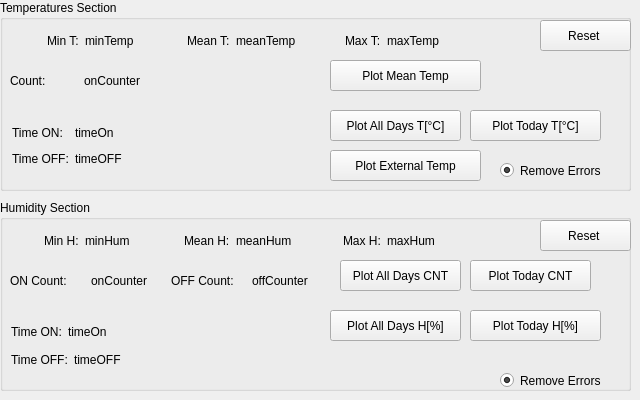
    <widget class="QWidget" name="statistics_tab">
     <attribute name="title">
      <string>Statistics</string>
     </attribute>
     <widget class="QGroupBox" name="groupBox_8">
      <property name="geometry">
       <rect>
        <x>0</x>
        <y>0</y>
        <width>631</width>
        <height>191</height>
       </rect>
      </property>
      <property name="title">
       <string>Temperatures Section</string>
      </property>
      <widget class="QPushButton" name="reset_statistics_T_btn">
       <property name="geometry">
        <rect>
         <x>540</x>
         <y>20</y>
         <width>91</width>
         <height>31</height>
        </rect>
       </property>
       <property name="text">
        <string>Reset </string>
       </property>
      </widget>
      <widget class="QWidget" name="layoutWidget">
       <property name="geometry">
        <rect>
         <x>10</x>
         <y>30</y>
         <width>446</width>
         <height>21</height>
        </rect>
       </property>
       <layout class="QGridLayout" name="gridLayout">
        <item row="0" column="0" alignment="Qt::AlignRight">
         <widget class="QLabel" name="Min_T">
          <property name="text">
           <string>Min T:</string>
          </property>
         </widget>
        </item>
        <item row="0" column="1">
         <widget class="QLabel" name="minTemp_T">
          <property name="text">
           <string>minTemp</string>
          </property>
         </widget>
        </item>
        <item row="0" column="2" alignment="Qt::AlignRight">
         <widget class="QLabel" name="Mean_T">
          <property name="text">
           <string>Mean T:</string>
          </property>
         </widget>
        </item>
        <item row="0" column="3">
         <widget class="QLabel" name="meanTemp_T">
          <property name="text">
           <string>meanTemp</string>
          </property>
         </widget>
        </item>
        <item row="0" column="4" alignment="Qt::AlignRight">
         <widget class="QLabel" name="Max_T">
          <property name="text">
           <string>Max T:</string>
          </property>
         </widget>
        </item>
        <item row="0" column="5">
         <widget class="QLabel" name="maxTemp_T">
          <property name="text">
           <string>maxTemp</string>
          </property>
         </widget>
        </item>
       </layout>
      </widget>
      <widget class="QPushButton" name="plotAllDays_temp_T_btn">
       <property name="geometry">
        <rect>
         <x>330</x>
         <y>110</y>
         <width>131</width>
         <height>31</height>
        </rect>
       </property>
       <property name="text">
        <string>Plot All Days T[°C]</string>
       </property>
      </widget>
      <widget class="QPushButton" name="plotToday_temp_T_btn">
       <property name="geometry">
        <rect>
         <x>470</x>
         <y>110</y>
         <width>131</width>
         <height>31</height>
        </rect>
       </property>
       <property name="text">
        <string>Plot Today T[°C]</string>
       </property>
      </widget>
      <widget class="QWidget" name="layoutWidget">
       <property name="geometry">
        <rect>
         <x>10</x>
         <y>70</y>
         <width>141</width>
         <height>21</height>
        </rect>
       </property>
       <layout class="QGridLayout" name="gridLayout_2">
        <item row="0" column="1">
         <widget class="QLabel" name="onCounter_T">
          <property name="text">
           <string>onCounter</string>
          </property>
         </widget>
        </item>
        <item row="0" column="0">
         <widget class="QLabel" name="ON_Count_T">
          <property name="text">
           <string>Count:</string>
          </property>
         </widget>
        </item>
       </layout>
      </widget>
      <widget class="QRadioButton" name="removeErrors_from_T_plots">
       <property name="geometry">
        <rect>
         <x>500</x>
         <y>160</y>
         <width>131</width>
         <height>21</height>
        </rect>
       </property>
       <property name="text">
        <string>Remove Errors</string>
       </property>
       <property name="checked">
        <bool>true</bool>
       </property>
      </widget>
      <widget class="QWidget" name="layoutWidget">
       <property name="geometry">
        <rect>
         <x>12</x>
         <y>123</y>
         <width>311</width>
         <height>46</height>
        </rect>
       </property>
       <layout class="QGridLayout" name="gridLayout_3">
        <item row="0" column="0">
         <widget class="QLabel" name="Time_ON_T">
          <property name="sizePolicy">
           <sizepolicy hsizetype="Fixed" vsizetype="Preferred">
            <horstretch>0</horstretch>
            <verstretch>0</verstretch>
           </sizepolicy>
          </property>
          <property name="text">
           <string>Time ON:</string>
          </property>
         </widget>
        </item>
        <item row="0" column="1">
         <widget class="QLabel" name="timeOn_T">
          <property name="text">
           <string>timeOn</string>
          </property>
         </widget>
        </item>
        <item row="1" column="0">
         <widget class="QLabel" name="Time_OFF_T">
          <property name="sizePolicy">
           <sizepolicy hsizetype="Fixed" vsizetype="Preferred">
            <horstretch>0</horstretch>
            <verstretch>0</verstretch>
           </sizepolicy>
          </property>
          <property name="text">
           <string>Time OFF:</string>
          </property>
         </widget>
        </item>
        <item row="1" column="1">
         <widget class="QLabel" name="timeOFF_T">
          <property name="text">
           <string>timeOFF</string>
          </property>
         </widget>
        </item>
       </layout>
      </widget>
      <widget class="QPushButton" name="plotExternalTemperature_btn">
       <property name="geometry">
        <rect>
         <x>330</x>
         <y>150</y>
         <width>151</width>
         <height>31</height>
        </rect>
       </property>
       <property name="text">
        <string>Plot External Temp</string>
       </property>
      </widget>
      <widget class="QPushButton" name="plotMeanTemperature_btn">
       <property name="geometry">
        <rect>
         <x>330</x>
         <y>60</y>
         <width>151</width>
         <height>31</height>
        </rect>
       </property>
       <property name="text">
        <string>Plot Mean Temp</string>
       </property>
      </widget>
     </widget>
     <widget class="QGroupBox" name="groupBox_9">
      <property name="geometry">
       <rect>
        <x>0</x>
        <y>200</y>
        <width>631</width>
        <height>191</height>
       </rect>
      </property>
      <property name="title">
       <string>Humidity Section</string>
      </property>
      <widget class="QPushButton" name="reset_statistics_H_btn">
       <property name="geometry">
        <rect>
         <x>540</x>
         <y>20</y>
         <width>91</width>
         <height>31</height>
        </rect>
       </property>
       <property name="text">
        <string>Reset </string>
       </property>
      </widget>
      <widget class="QWidget" name="layoutWidget_8">
       <property name="geometry">
        <rect>
         <x>10</x>
         <y>30</y>
         <width>446</width>
         <height>21</height>
        </rect>
       </property>
       <layout class="QGridLayout" name="gridLayout_9">
        <item row="0" column="0" alignment="Qt::AlignRight">
         <widget class="QLabel" name="Min_H">
          <property name="text">
           <string>Min H:</string>
          </property>
         </widget>
        </item>
        <item row="0" column="1">
         <widget class="QLabel" name="minHum_H">
          <property name="text">
           <string>minHum</string>
          </property>
         </widget>
        </item>
        <item row="0" column="2" alignment="Qt::AlignRight">
         <widget class="QLabel" name="Mean_H">
          <property name="text">
           <string>Mean H:</string>
          </property>
         </widget>
        </item>
        <item row="0" column="3">
         <widget class="QLabel" name="meanHum_H">
          <property name="text">
           <string>meanHum</string>
          </property>
         </widget>
        </item>
        <item row="0" column="4" alignment="Qt::AlignRight">
         <widget class="QLabel" name="Max_H">
          <property name="text">
           <string>Max H:</string>
          </property>
         </widget>
        </item>
        <item row="0" column="5">
         <widget class="QLabel" name="maxHum_H">
          <property name="text">
           <string>maxHum</string>
          </property>
         </widget>
        </item>
       </layout>
      </widget>
      <widget class="QPushButton" name="plotAllDays_cnt_H_btn">
       <property name="geometry">
        <rect>
         <x>340</x>
         <y>60</y>
         <width>121</width>
         <height>31</height>
        </rect>
       </property>
       <property name="text">
        <string>Plot All Days CNT</string>
       </property>
      </widget>
      <widget class="QPushButton" name="plotToday_cnt_H_btn">
       <property name="geometry">
        <rect>
         <x>470</x>
         <y>60</y>
         <width>121</width>
         <height>31</height>
        </rect>
       </property>
       <property name="text">
        <string>Plot Today CNT</string>
       </property>
      </widget>
      <widget class="QPushButton" name="plotAllDays_humidity_H_btn">
       <property name="geometry">
        <rect>
         <x>330</x>
         <y>110</y>
         <width>131</width>
         <height>31</height>
        </rect>
       </property>
       <property name="text">
        <string>Plot All Days H[%]</string>
       </property>
      </widget>
      <widget class="QPushButton" name="plotToday_humidity_H_btn">
       <property name="geometry">
        <rect>
         <x>470</x>
         <y>110</y>
         <width>131</width>
         <height>31</height>
        </rect>
       </property>
       <property name="text">
        <string>Plot Today H[%]</string>
       </property>
      </widget>
      <widget class="QWidget" name="layoutWidget_9">
       <property name="geometry">
        <rect>
         <x>10</x>
         <y>70</y>
         <width>316</width>
         <height>21</height>
        </rect>
       </property>
       <layout class="QGridLayout" name="gridLayout_10">
        <item row="0" column="0">
         <widget class="QLabel" name="ON_Count_H">
          <property name="text">
           <string>ON Count:</string>
          </property>
         </widget>
        </item>
        <item row="0" column="1">
         <widget class="QLabel" name="onCounter_H">
          <property name="text">
           <string>onCounter</string>
          </property>
         </widget>
        </item>
        <item row="0" column="3">
         <widget class="QLabel" name="offCounter_H">
          <property name="text">
           <string>offCounter</string>
          </property>
         </widget>
        </item>
        <item row="0" column="2">
         <widget class="QLabel" name="OFF_Count_H">
          <property name="text">
           <string>OFF Count:</string>
          </property>
         </widget>
        </item>
       </layout>
      </widget>
      <widget class="QRadioButton" name="removeErrors_from_H_plots">
       <property name="geometry">
        <rect>
         <x>500</x>
         <y>170</y>
         <width>131</width>
         <height>21</height>
        </rect>
       </property>
       <property name="text">
        <string>Remove Errors</string>
       </property>
       <property name="checked">
        <bool>true</bool>
       </property>
      </widget>
      <widget class="QWidget" name="layoutWidget">
       <property name="geometry">
        <rect>
         <x>11</x>
         <y>121</y>
         <width>311</width>
         <height>50</height>
        </rect>
       </property>
       <layout class="QGridLayout" name="gridLayout_8">
        <item row="0" column="0">
         <layout class="QHBoxLayout" name="horizontalLayout_5">
          <item>
           <widget class="QLabel" name="Time_ON_H">
            <property name="sizePolicy">
             <sizepolicy hsizetype="Fixed" vsizetype="Preferred">
              <horstretch>0</horstretch>
              <verstretch>0</verstretch>
             </sizepolicy>
            </property>
            <property name="text">
             <string>Time ON:</string>
            </property>
           </widget>
          </item>
          <item>
           <widget class="QLabel" name="timeOn_H">
            <property name="text">
             <string>timeOn</string>
            </property>
           </widget>
          </item>
         </layout>
        </item>
        <item row="1" column="0">
         <layout class="QHBoxLayout" name="horizontalLayout_6">
          <item>
           <widget class="QLabel" name="Time_OFF_H">
            <property name="sizePolicy">
             <sizepolicy hsizetype="Fixed" vsizetype="Preferred">
              <horstretch>0</horstretch>
              <verstretch>0</verstretch>
             </sizepolicy>
            </property>
            <property name="text">
             <string>Time OFF:</string>
            </property>
           </widget>
          </item>
          <item>
           <widget class="QLabel" name="timeOFF_H">
            <property name="text">
             <string>timeOFF</string>
            </property>
           </widget>
          </item>
         </layout>
        </item>
       </layout>
      </widget>
     </widget>
    </widget>
